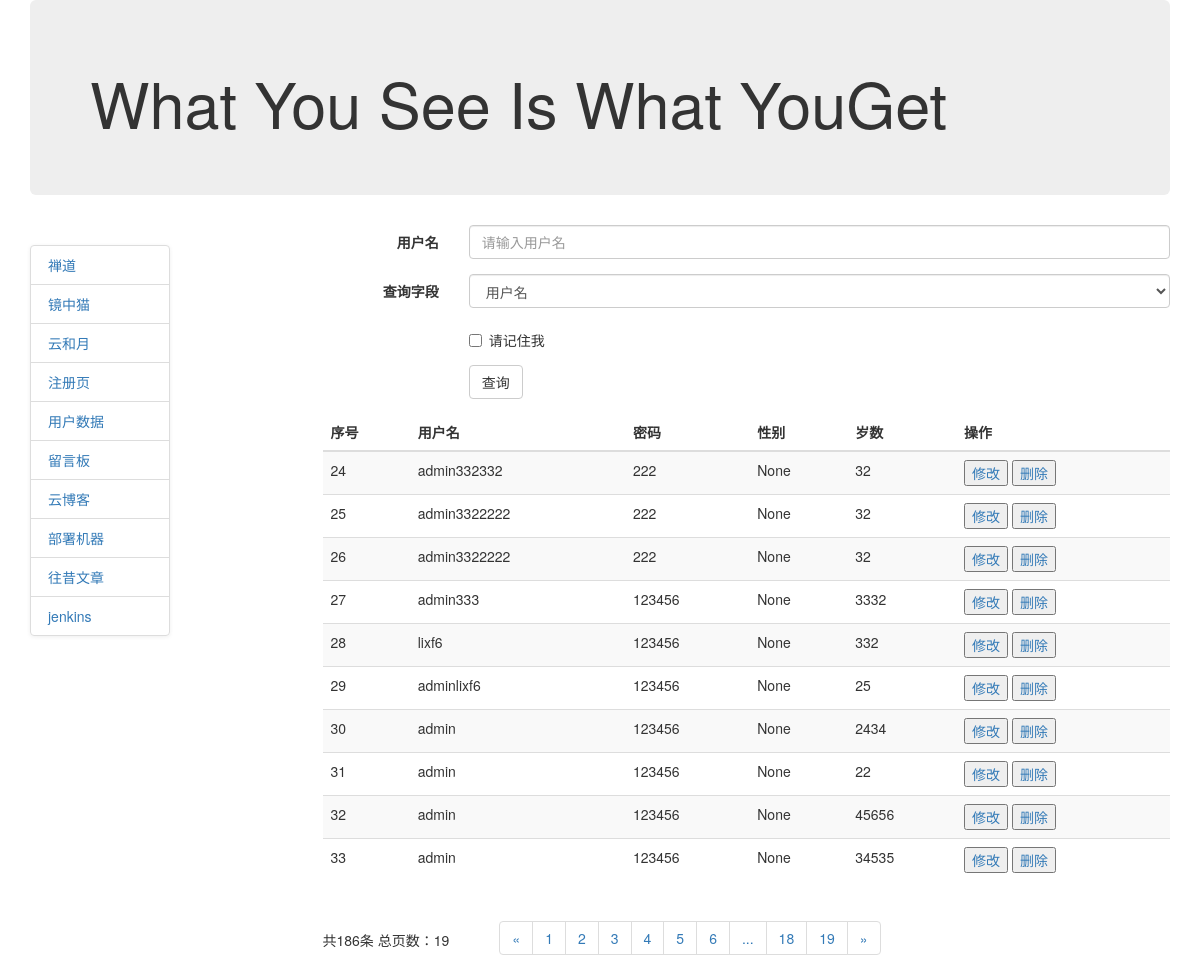
The page /user/userlist?page=2 on the database its author committed.
### models.py (models this page shows)
class User(db.Model):
    id = db.Column(db.Integer, primary_key=True)
    username = db.Column(db.String)
    password = db.Column(db.String)
    sex = db.Column(db.String)
    age = db.Column(db.Integer)

### views/users/users.py (the view)
@user_app.route("/userlist", methods=['get', 'post'])
def userList():
    if request.method == "POST":
        input_username = request.form['username']
        condition = {request.form['field']: input_username}
        print(condition)
        users = User.query.filter_by(**condition).all()
        if not input_username:
            users = User.query.all()
    else:
        page = request.args.get('page')
        if page is not None:
            users = User.query.paginate(int(page), 10)
        else:
            users = User.query.paginate(1, 10)
    return render_template("user/user_list.html", users=users.items,
                           pages=users.pages,  # 总页数
                           total=users.total,  # 总条数
                           pageList=users.iter_pages(),  # 自动分页
                           next_num=users.next_num,  # 下一页
                           prev_num=users.prev_num  # 上一页
                           )

### templates/user/user_list.html (shortened to what this page needs)
{% extends 'base02.html' %}
{% block content %}
<form class="form-horizontal" role="form" action="{{ url_for("user_app.userList") }}" method="post">
  <div class="form-group">
    <label for="username" class="col-sm-2 control-label">用户名</label>
    <div class="col-sm-10">
      <input type="text" class="form-control" id="username" name="username" placeholder="请输入用户名">
    </div>
  </div>
  <div class="form-group">
		<label for="field" class="col-xs-2 control-label">查询字段</label>
		<div class="col-xs-10">
			<select name="field" class="form-control">
				<option value="username">用户名</option>
			</select>
		</div>
  </div>
  <div class="form-group">
    <div class="col-sm-offset-2 col-sm-10">
      <div class="checkbox">
        <label>
          <input type="checkbox">请记住我
        </label>
      </div>
    </div>
  </div>
  <div class="form-group">
    <div class="col-sm-offset-2 col-sm-10">
      <button type="submit" class="btn btn-default">查询</button>
    </div>
  </div>
</form>
<table class="table table-striped">
  <thead>
    <tr>
		<th>序号</th>
		<th>用户名</th>
		<th>密码</th>
		<th>性别</th>
		<th>岁数</th>
		<th>操作</th>
	</tr>
  </thead>
  <tbody>
    {% for user in users %}
	<tr>
		<td>{{ user.id}}</td>
		<td>{{ user.username}}</td>
		<td>{{ user.password}}</td>
		<td>{{ user.sex}}</td>
		<td>{{ user.age}}</td>
		<td>
			<a href="{{ url_for("user_app.editUser", user_id=user.id) }}">
				 <button type="button">修改</button>
			</a>
			<a href="{{ url_for("user_app.deleteUser", user_id=user.id) }}">
				 <button type="button" onclick="return confirm('Are you sure?')">删除</button>
			</a>
		</td>
	</tr>
	{% endfor %}
  </tbody>
</table>
<table>
	<tr>
	<td>共{{ total }}条 总页数：{{ pages }}</td>
	<td >
		<ul class="pagination" style="margin-left: 50px">
			{% if prev_num != None %}
				<li><a href="?page={{ prev_num }}">&laquo;</a></li>
			{% else %}
				<li><a href="#">&laquo;</a></li>
			{% endif %}
			{% for page in pageList %}
				{% if page != None %}
					<li><a href="?page={{ page }}">{{ page }}</a></li>
				{% else %}
					<li><a href="#">...</a></li>
				{% endif %}
			{% endfor %}
			{% if next_num != None %}
				<li><a href="?page={{ next_num }}">&raquo;</a></li>
			{% else %}
				<li><a href="#">&raquo;</a></li>
			{% endif %}
		</ul>
	</td>
	</tr>
</table>
{% endblock %}

### rows shown on the page
User: id "24", username "admin332332", password "222", sex "None", age "32"
User: id "25", username "admin3322222", password "222", sex "None", age "32"
User: id "26", username "admin3322222", password "222", sex "None", age "32"
User: id "27", username "admin333", password "123456", sex "None", age "3332"
User: id "28", username "lixf6", password "123456", sex "None", age "332"
User: id "29", username "adminlixf6", password "123456", sex "None", age "25"
User: id "30", username "admin", password "123456", sex "None", age "2434"
User: id "31", username "admin", password "123456", sex "None", age "22"
User: id "32", username "admin", password "123456", sex "None", age "45656"
User: id "33", username "admin", password "123456", sex "None", age "34535"

### other values the page prints
{{ total }} "186"
{{ pages }} "19"
{{ page }} "1" "2" "3" "4" "5" "6" "18" "19"
